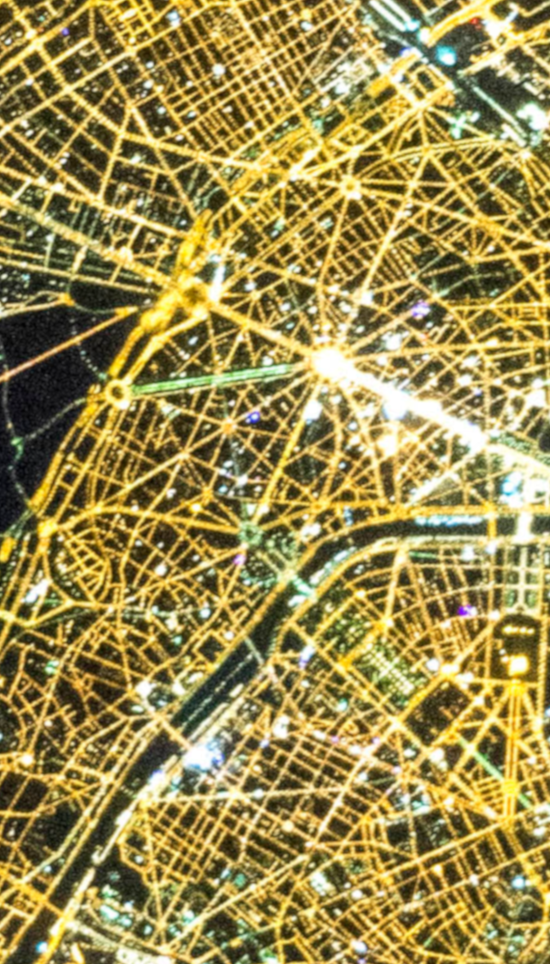
#> input picture data/night1.png, 1100 x 1928 px, found by its file name (shown at 1/2 size)
$ python test.py --map_image data/map-no-label1.png --night_image data/night1.png --output data/output.png --background data/map1.png
#> lines starting #> are read from the running program, lines starting #| are printed output that depends on the picture; after the words box and inside, x2 and y2 are one past the last pixel; in counts of white or black regions, pixels touching at a corner belong together
### src/utils/image_processor.py
import cv2
import numpy as np


class ImageProcessor:
    def __init__(self, input_image):
        self.input_image = input_image

    def convert_to_greyscale(self):
        grey = cv2.cvtColor(self.input_image, cv2.COLOR_BGR2GRAY)
        return grey

    # [18 lines left out: functions change_constrast, convert_to_bw_otsu, not called in this run]

    def convert_to_bw_given_thresh(self, thresh):
        im_bw = cv2.threshold(self.input_image, thresh, 255, cv2.THRESH_BINARY)[1]
        return im_bw

    def get_roads_in_map(self):
        yellow = [([160, 220, 220], [175, 255, 255])]
        white = [([250, 250, 250], [255, 255, 255])]
        output1 = output2 = None

        for (lower, upper) in yellow:
            # create NumPy arrays from the boundaries
            lower = np.array(lower, dtype="uint8")
            upper = np.array(upper, dtype="uint8")

            # find yellow colors and apply mask
            mask = cv2.inRange(self.input_image, lower, upper)
            output1 = cv2.bitwise_and(self.input_image, self.input_image,
                                      mask=mask)

        for (lower, upper) in white:
            # create NumPy from the boundaries
            lower = np.array(lower, dtype="uint8")
            upper = np.array(upper, dtype="uint8")

            # find white colors and apply mask
            mask = cv2.inRange(self.input_image, lower, upper)
            output2 = cv2.bitwise_and(self.input_image, self.input_image,
                                      mask=mask)

        result = cv2.bitwise_or(output1, output2)
        return result

    def blend_non_transparent(self, overlay_img):
        # self.input_image will be treated as background

        # Let's find a mask covering all the non-black (foreground) pixels
        # NB: We need to do this on grayscale version of the image
        gray_overlay = cv2.cvtColor(overlay_img, cv2.COLOR_BGR2GRAY)
        overlay_mask = cv2.threshold(gray_overlay, 1, 255, cv2.THRESH_BINARY)[1]

        # And the inverse mask, that covers all the black (background) pixels
        background_mask = 255 - overlay_mask

        # Turn the masks into three channel, so we can use them as weights
        overlay_mask = cv2.cvtColor(overlay_mask, cv2.COLOR_GRAY2BGR)
        background_mask = cv2.cvtColor(background_mask, cv2.COLOR_GRAY2BGR)

        # Create a masked out face image, and masked out overlay
        # We convert the images to floating point in range 0.0 - 1.0
        face_part = (self.input_image * (1 / 255.0)) * (background_mask * (1 / 255.0))
        overlay_part = (overlay_img * (1 / 255.0)) * (overlay_mask * (1 / 255.0))

        # And finally just add them together, and rescale it back to an 8bit integer image
        return np.uint8(cv2.addWeighted(face_part, 255.0, overlay_part, 255.0, 0.0))

### src/test.py
import argparse
import cv2
import sys
import numpy as np
from utils.image_processor import ImageProcessor


def process_night_image(img, img_out=None):
    # inc_contrast = ImageProcessor(img).change_constrast()
    grey = ImageProcessor(img).convert_to_greyscale()
    bw = ImageProcessor(grey).convert_to_bw_given_thresh(128)
    if img_out:
        cv2.imwrite(img_out, bw)
    return bw


def process_map_image(img, img_out=None):
    roads = ImageProcessor(img).get_roads_in_map()
    roads_grey = ImageProcessor(roads).convert_to_greyscale()
    roads_bw = ImageProcessor(roads_grey).convert_to_bw_given_thresh(128)
    if img_out:
        cv2.imwrite(img_out, roads_bw)
    return roads_bw


def process_images(argv):
    ap = argparse.ArgumentParser()
    ap.add_argument("--map_image", help="path to the map image")
    ap.add_argument("--night_image", help="path to night image")
    ap.add_argument("--output", help="path to store output image")
    ap.add_argument("--background", help="background image to overlay final result on")
    args = vars(ap.parse_args())

    night_img = cv2.imread(args["night_image"])
#> night_img is the input picture: shape (1928, 1100, 3); mean B, G, R 79.2, 141.6, 157.3
    map_img = cv2.imread(args["map_image"])
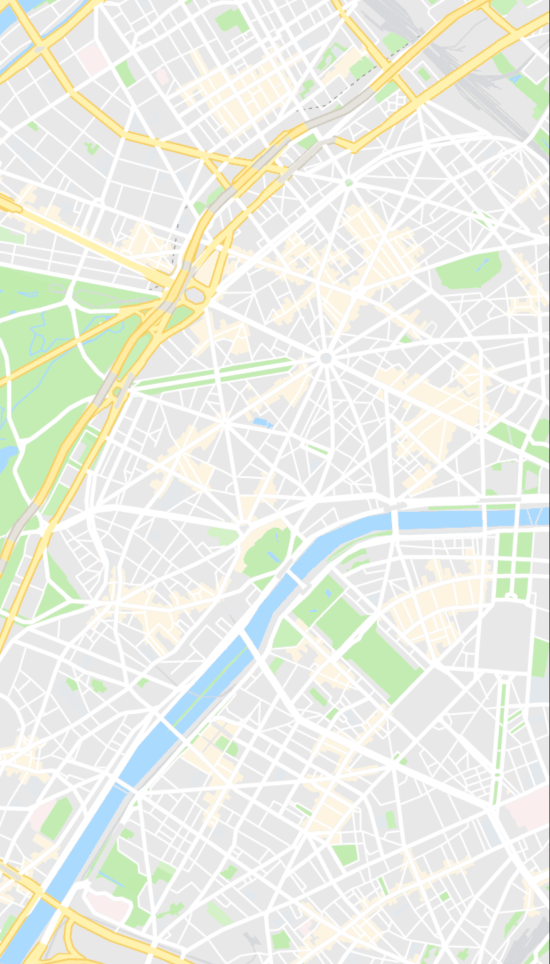
#> input picture data/map-no-label1.png, 1100 x 1928 px, found by its file name (shown at 1/2 size)
#> map_img is the input picture: shape (1928, 1100, 3); mean B, G, R 228.9, 238.4, 235.1
    output_night_img = "night_image_bw.png"
    output_map_img = "map_image_bw.png"

    night_img_bw = process_night_image(night_img, output_night_img)
#> in convert_to_bw_given_thresh, `im_bw = cv2.threshold(self.input_image, thresh, 255, cv2.THRESH_BINARY..`:
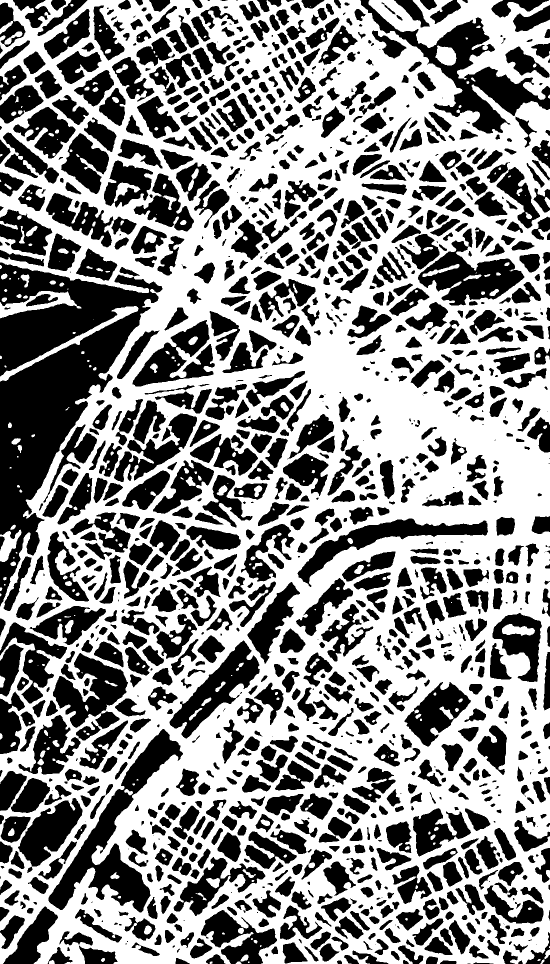
#> im_bw: shape (1928, 1100) (shown at 1/2 size); 55% white; 1280 black regions (153 under 20 px), largest, box (x1, y1, x2, y2) and area: (0, 525, 325, 1213) 85717, (97, 1458, 366, 1825) 23483, (721, 0, 1100, 267) 22480
    map_img_bw = process_map_image(map_img, output_map_img)
#> in convert_to_greyscale (call 2), `grey = cv2.cvtColor(self.input_image, cv2.COLOR_BGR2GRAY)`:
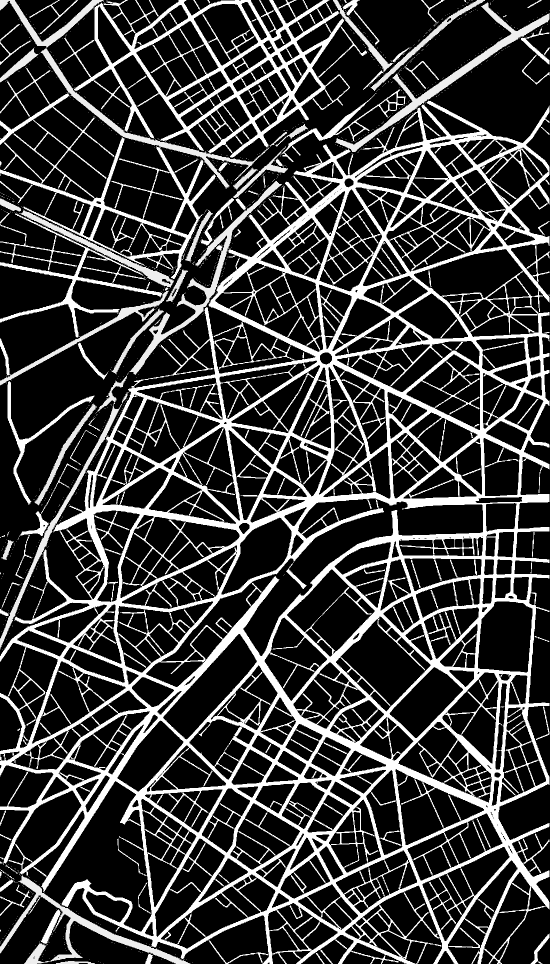
#> grey: shape (1928, 1100) (shown at 1/2 size); min 0, max 255, mean 59.8
#> in convert_to_bw_given_thresh (call 2), `im_bw = cv2.threshold(self.input_image, thresh, 255, cv2.THRESH_BINARY..`: im_bw: shape (1928, 1100); 23.8% white; 1098 white regions (963 under 20 px), largest, box (x1, y1, x2, y2) and area: (0, 201, 1099, 1928) 360579, (119, 0, 734, 315) 35266, (0, 136, 432, 558) 17255

    # try to account for skew in night_img_bw
    # - shift image by 5 pixels in each direction
    # - compute bitwise_and of each of these images with the original image
    rows, cols = night_img_bw.shape
#> rows = 1928; cols = 1100
    M_list = [
        np.float32([[1, 0, 0],  [0, 1, -5]]),  # shift up
        np.float32([[1, 0, 0],  [0, 1, 5]]),   # shift down
        np.float32([[1, 0, -5], [0, 1, 0]]),   # shift left
        np.float32([[1, 0, 5],  [0, 1, 0]])    # shift right
    ]
    shift_result_list = []
    for M in M_list:
        night_img_shift = cv2.warpAffine(night_img_bw, M, (cols, rows))
        shift_result_list.append(
            cv2.bitwise_and(map_img_bw, cv2.bitwise_not(night_img_shift))
        )
#> this loop made 4 passes
#> pass 1, in process_images, `night_img_shift = cv2.warpAffine(night_img_bw, M, (cols, rows))`:
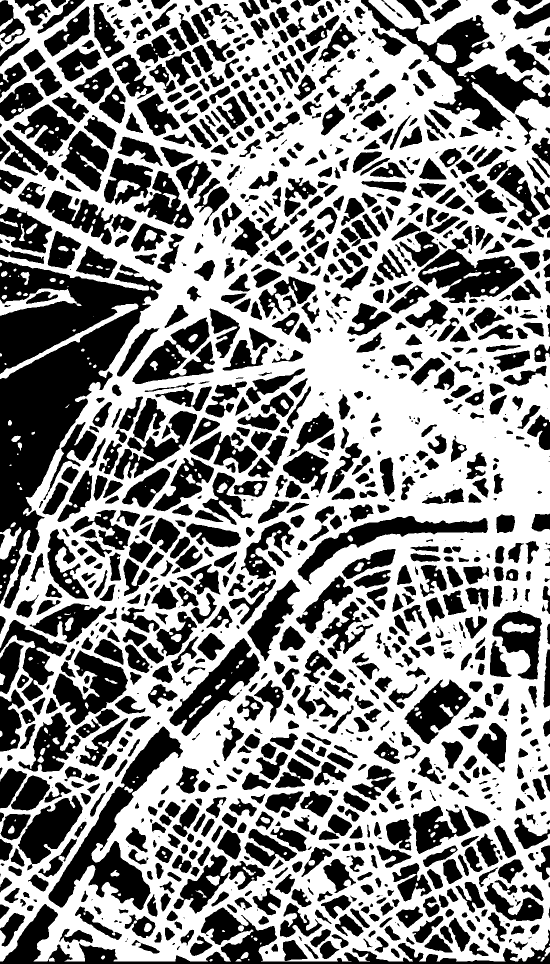
#> night_img_shift: shape (1928, 1100) (shown at 1/2 size); 54.9% white; 1260 black regions (151 under 20 px), largest, box (x1, y1, x2, y2) and area: (0, 520, 325, 1208) 85717, (0, 1808, 1100, 1928) 25572, (97, 1453, 366, 1820) 23483
#> after the loop:
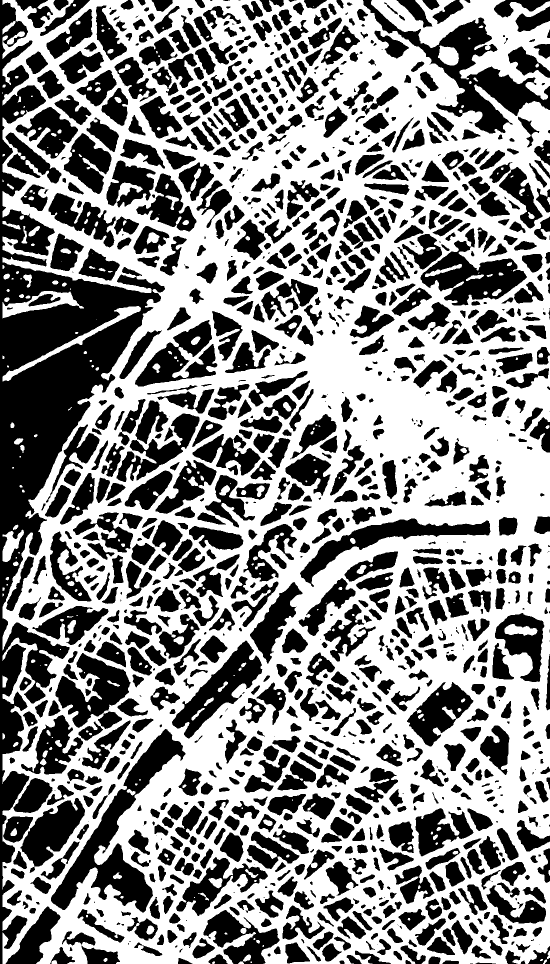
#> night_img_shift: shape (1928, 1100) (shown at 1/2 size); 54.8% white; 1249 black regions (154 under 20 px), largest, box (x1, y1, x2, y2) and area: (0, 0, 330, 1928) 131823, (102, 1458, 371, 1825) 23483, (726, 0, 1100, 267) 22280
#> after the loop, shift_result_list = 4 items

    # map_img_bw AND (NOT night_img_bw)
    # - take shift_result_list also into account to compute result
    result = cv2.bitwise_and(map_img_bw, cv2.bitwise_not(night_img_bw))
#> result: shape (1928, 1100); 7.9% white; 2575 white regions (1304 under 20 px), largest, box (x1, y1, x2, y2) and area: (27, 802, 173, 1000) 1751, (480, 1163, 552, 1254) 1036, (68, 1455, 141, 1525) 1024
    for r in shift_result_list:
        result = cv2.bitwise_and(result, r)
#> result: shape (1928, 1100); 2.5% white; 1390 white regions (876 under 20 px), largest, box (x1, y1, x2, y2) and area: (101, 1618, 160, 1698) 643, (70, 809, 152, 876) 581, (839, 1426, 896, 1476) 548

    # convert white to blue
    result = cv2.cvtColor(result, cv2.COLOR_GRAY2BGR)
    result[np.where((result == [255, 255, 255]).all(axis=2))] = [0, 0, 255]
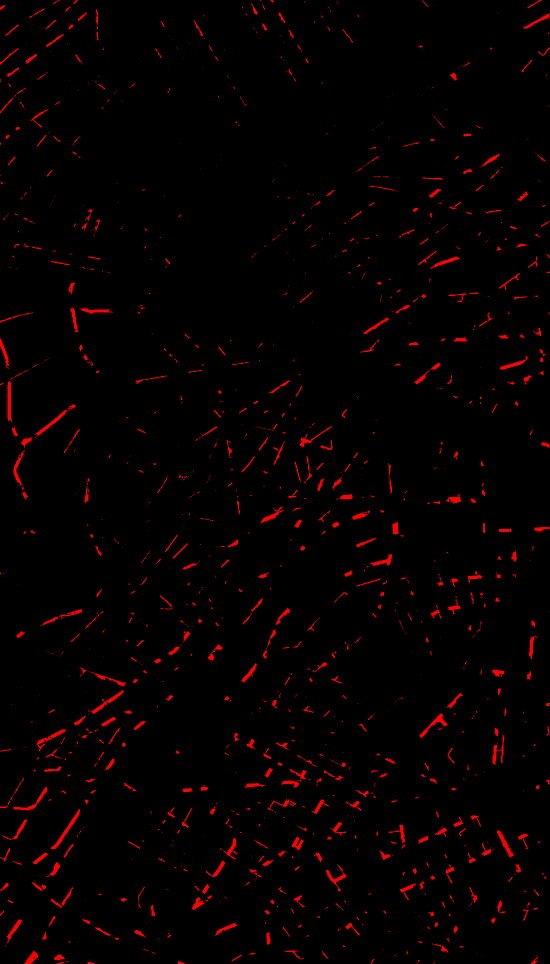
#> result: shape (1928, 1100, 3) (shown at 1/2 size); mean B, G, R 0, 0, 6.3

    # convert black to transparent
    result = cv2.cvtColor(result, cv2.COLOR_BGR2RGBA)
#> result: shape (1928, 1100, 4)
    result[np.all(result == [0, 0, 0, 255], axis=2)] = [0, 0, 0, 0]
    result = cv2.cvtColor(result, cv2.COLOR_RGBA2RGB)
#> result: shape (1928, 1100, 3)

    # overlay result on map image
    background = cv2.imread(args['background'])
    final_image = ImageProcessor(background).blend_non_transparent(result)
#> in blend_non_transparent, `background_mask = 255 - overlay_mask`:
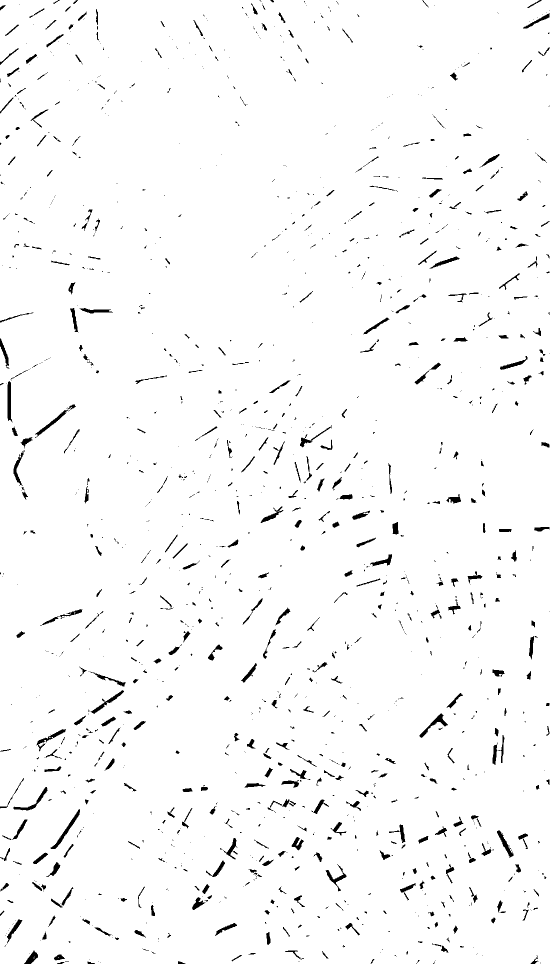
#> background_mask: shape (1928, 1100) (shown at 1/2 size); 97.5% white; 1390 black regions (876 under 20 px), largest, box (x1, y1, x2, y2) and area: (101, 1618, 160, 1698) 643, (70, 809, 152, 876) 581, (839, 1426, 896, 1476) 548
    cv2.imwrite(args['output'], final_image)


if __name__ == '__main__':
    # python src/test.py --map_image <path> --night_image <path> --output <path> --background <path>
    # Eg: python src/test.py --map_image data/map-no-label1.png --night_image data/night1.png --output data/output.png --background data/map1.png
#> (the run stopped early here; a loop or call above may not have finished)
